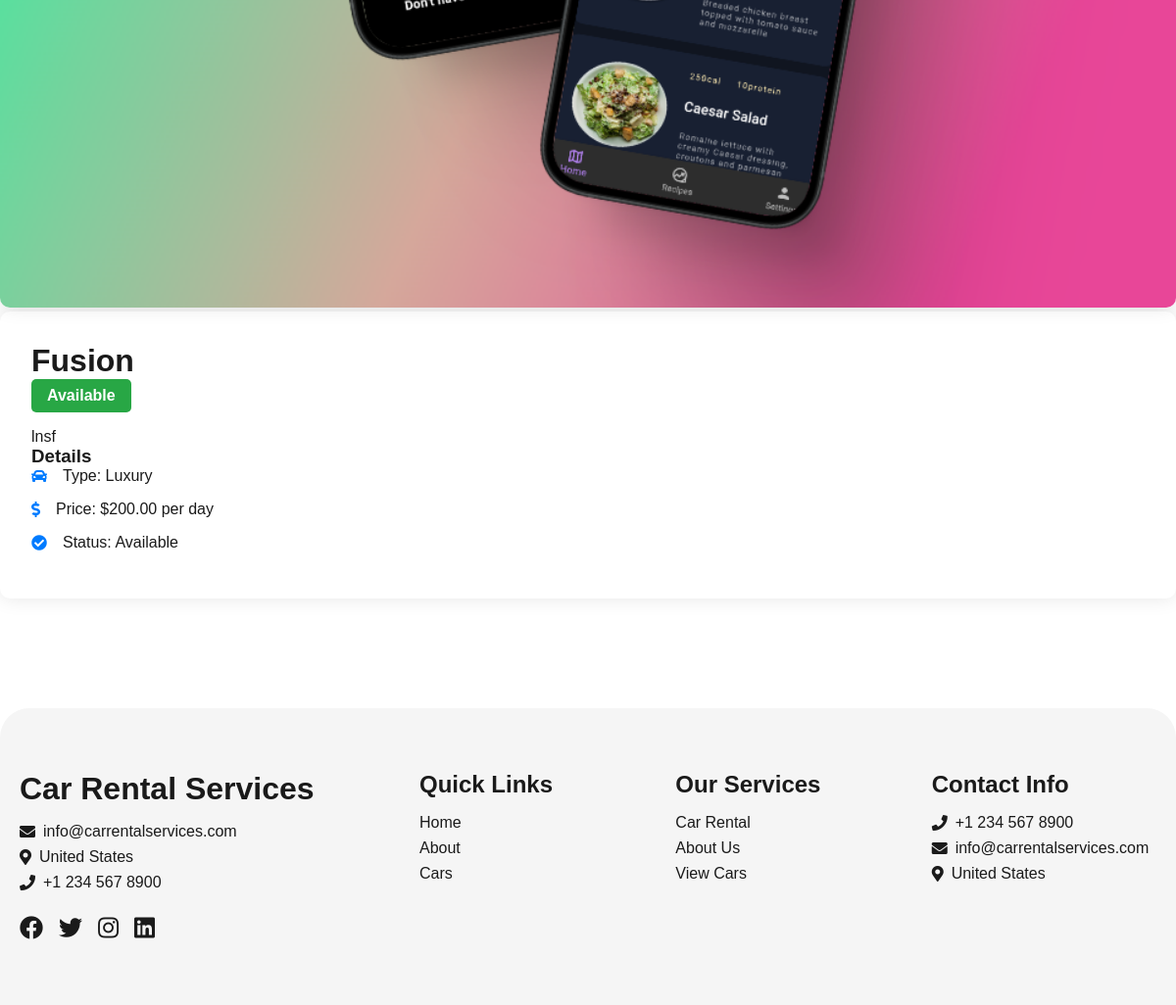
/car/2/ (lower part), run on an earlier commit of the app's database.
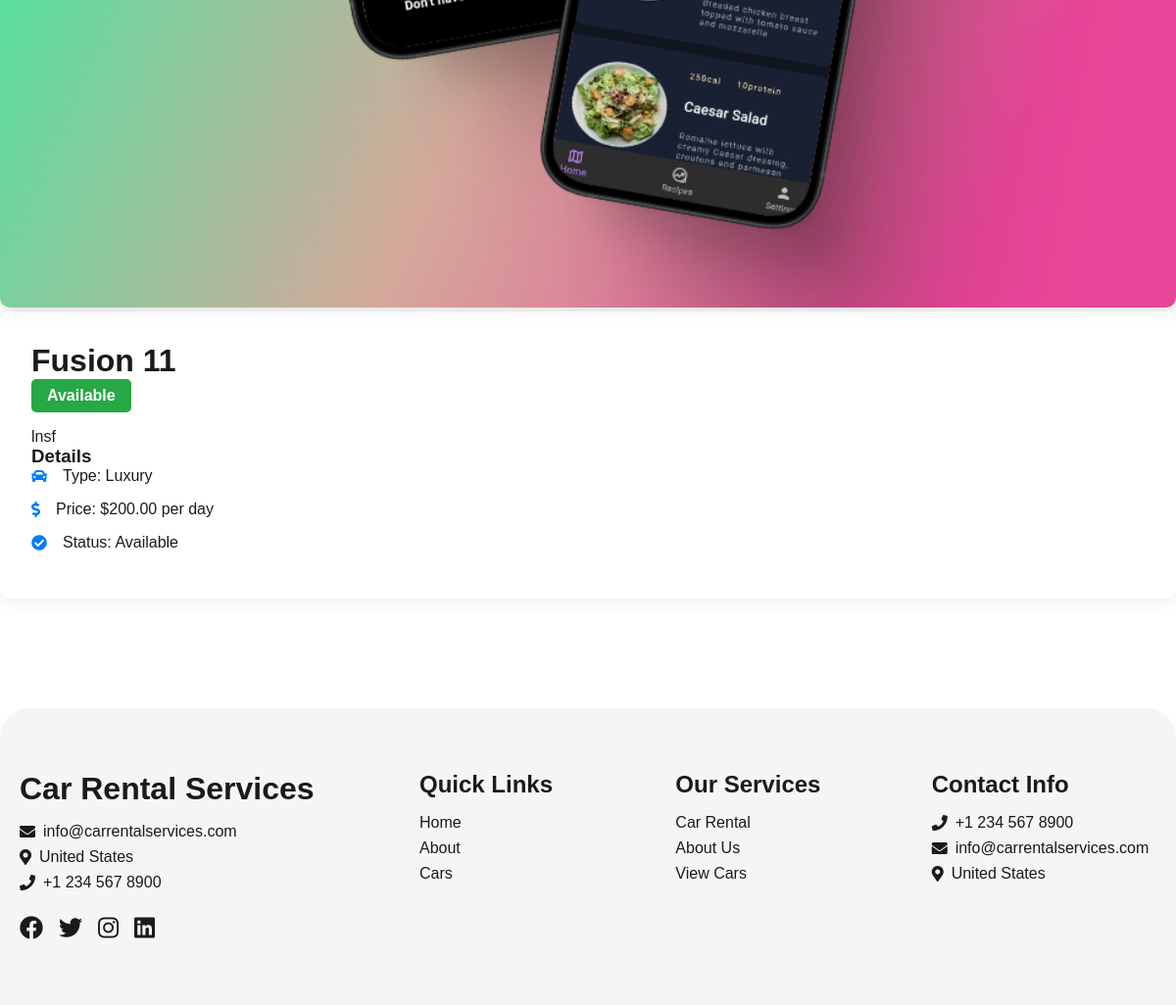
And on a later commit of the database.
### myapp/models.py (models this page shows, shortened)
class Car(models.Model):
    CAR_TYPES = (
        ('luxury', 'Luxury'),
        ('sports', 'Sports'),
        ('suv', 'SUV'),
        ('sedan', 'Sedan'),
    )
    name = models.CharField(max_length=200)
    car_type = models.CharField(max_length=20, choices=CAR_TYPES)
    description = models.TextField()
    price_per_day = models.DecimalField(max_digits=10, decimal_places=2)
    image = models.ImageField(upload_to='car_images/')
    is_available = models.BooleanField(default=True)
    created_at = models.DateTimeField(auto_now_add=True)
    updated_at = models.DateTimeField(auto_now=True)
    class Meta:
        verbose_name = 'Car'
        verbose_name_plural = 'Cars'
        ordering = ['-created_at']

### myapp/views.py (the view)
# urls.py: path('car/<int:car_id>/', views.car_detail, name='car_detail'),
def car_detail(request, car_id):
    car = get_object_or_404(Car, id=car_id)
    return render(request, 'myapp/car_detail.html', {'car': car})

### templates/myapp/car_detail.html (shortened to what this page needs)
{% extends 'myapp/base.html' %}
{% load static %}
{% block content %}
<div class="container car-detail">
    <div class="row">
        <div class="col-md-6" data-aos="fade-right">
            <img src="{{ car.image.url }}" alt="{{ car.name }}" class="car-image">
        </div>
        <div class="col-md-6" data-aos="fade-left">
            <div class="car-info">
                <h1>{{ car.name }}</h1>
                <span class="status-badge {% if car.is_available %}status-available{% else %}status-unavailable{% endif %}">
                    {% if car.is_available %}Available{% else %}Not Available{% endif %}
                </span>
                <p class="lead">{{ car.description }}</p>
                <h3>Details</h3>
                <ul class="car-features">
                    <li><i class="fas fa-car"></i> Type: {{ car.get_car_type_display }}</li>
                    <li><i class="fas fa-dollar-sign"></i> Price: ${{ car.price_per_day }} per day</li>
                    <li><i class="fas fa-check-circle"></i> Status: {% if car.is_available %}Available{% else %}Not Available{% endif %}</li>
                </ul>
            </div>
        </div>
    </div>
</div>
{% endblock %}

### templates/myapp/base.html (shortened to what this page needs)
{% load static %}
<!DOCTYPE html>
<html lang="en">
<head>
    <link rel="stylesheet" href="{% static 'css/style.css' %}">
    <link rel="stylesheet" href="{% static 'css/messages.css' %}">
    <link rel="stylesheet" href="https://cdnjs.cloudflare.com/ajax/libs/font-awesome/5.15.4/css/all.min.css">
    <link rel="stylesheet" href="https://unpkg.com/aos@next/dist/aos.css" />
</head>
<body>
    {% block content %}{% endblock %}
    <footer class="footer">
        <div class="container footer-content">
            <div class="company-info">
                <h1 id="companyName">Car Rental Services</h1>
                <div class="contact-info">
                    <p><i class="fas fa-envelope"></i> <span id="companyEmail">info@carrentalservices.com</span></p>
                    <p><i class="fas fa-map-marker-alt"></i> <span id="companyLocation">United States</span></p>
                    <p><i class="fas fa-phone"></i> <span id="companyPhone">+1 234 567 8900</span></p>
                </div>
                <div class="social-links">
                    <a href="#"><i class="fab fa-facebook"></i></a>
                    <a href="#"><i class="fab fa-twitter"></i></a>
                    <a href="#"><i class="fab fa-instagram"></i></a>
                    <a href="#"><i class="fab fa-linkedin"></i></a>
                </div>
            </div>
            <div class="footer-links">
                <div class="links-column">
                    <h2>Quick Links</h2>
                    <ul>
                        <li><a href="{% url 'home' %}">Home</a></li>
                        <li><a href="{% url 'about' %}">About</a></li>
                        <li><a href="{% url 'cars' %}">Cars</a></li>
                    </ul>
                </div>
                <div class="links-column">
                    <h2>Our Services</h2>
                    <ul>
                        <li><a href="{% url 'cars' %}">Car Rental</a></li>
                        <li><a href="{% url 'about' %}">About Us</a></li>
                        <li><a href="{% url 'cars' %}">View Cars</a></li>
                    </ul>
                </div>
                <div class="links-column">
                    <h2>Contact Info</h2>
                    <ul>
                        <li><i class="fas fa-phone"></i> +1 234 567 8900</li>
                        <li><i class="fas fa-envelope"></i> info@carrentalservices.com</li>
                        <li><i class="fas fa-map-marker-alt"></i> United States</li>
                    </ul>
                </div>
            </div>
        </div>
    </footer>
</body>
</html>

### static/css/style.css (style rules this page uses)
:root { --primary-color: #ffc727; --dark-color: #1a1a1a; --light-color: #ffffff; --gray-color: #f5f5f5; --dark-gray: #808080; }
* { margin: 0; padding: 0; box-sizing: border-box; font-family: 'Arial', sans-serif; }
html { scroll-behavior: smooth; }
body { background-color: var(--light-color); color: var(--dark-color); transition: background-color 0.3s, color 0.3s; }
.container { max-width: 1200px; margin: 0 auto; padding: 0 20px; }
.car-image { height: 120px; width: 100%; object-fit: contain; transition: transform 0.7s ease; }
.footer { background-color: var(--gray-color); padding: 4rem 0; margin-top: 4rem; border-top-left-radius: 30px; border-top-right-radius: 30px; }
.footer-content { display: grid; grid-template-columns: 1fr 2fr; gap: 2rem; }
.company-info h1 { font-size: 2rem; margin-bottom: 1rem; }
.contact-info { margin: 1rem 0; }
.contact-info p { display: flex; align-items: center; gap: 0.5rem; margin: 0.5rem 0; }
.social-links { display: flex; gap: 1rem; margin-top: 1.5rem; }
.social-links a { color: inherit; font-size: 1.5rem; transition: color 0.3s ease; }
.footer-links { display: grid; grid-template-columns: repeat(3, 1fr); gap: 2rem; }
.links-column h2 { margin-bottom: 1rem; }
.links-column ul { list-style: none; }
.links-column li { margin: 0.5rem 0; display: flex; align-items: center; gap: 0.5rem; }
.links-column a { color: inherit; text-decoration: none; transition: all 0.3s ease; }

### templates/myapp/car_detail.html (style rules this page uses)
.car-detail { padding: 3rem 0; }
.car-image { width: 100%; height: auto; border-radius: 10px; box-shadow: 0 0 20px rgba(0,0,0,0.1); }
.car-info { padding: 2rem; background: #fff; border-radius: 10px; box-shadow: 0 0 20px rgba(0,0,0,0.1); }
.car-features { list-style: none; padding: 0; }
.car-features li { margin-bottom: 1rem; display: flex; align-items: center; }
.car-features i { margin-right: 1rem; color: #007bff; }
.status-badge { display: inline-block; padding: 0.5rem 1rem; border-radius: 5px; font-weight: bold; margin-bottom: 1rem; }
.status-available { background: #28a745; color: white; }

What changed in the data, as far as the page shows it:
changed Car "lnsf": name "Fusion" → "Fusion 11"
